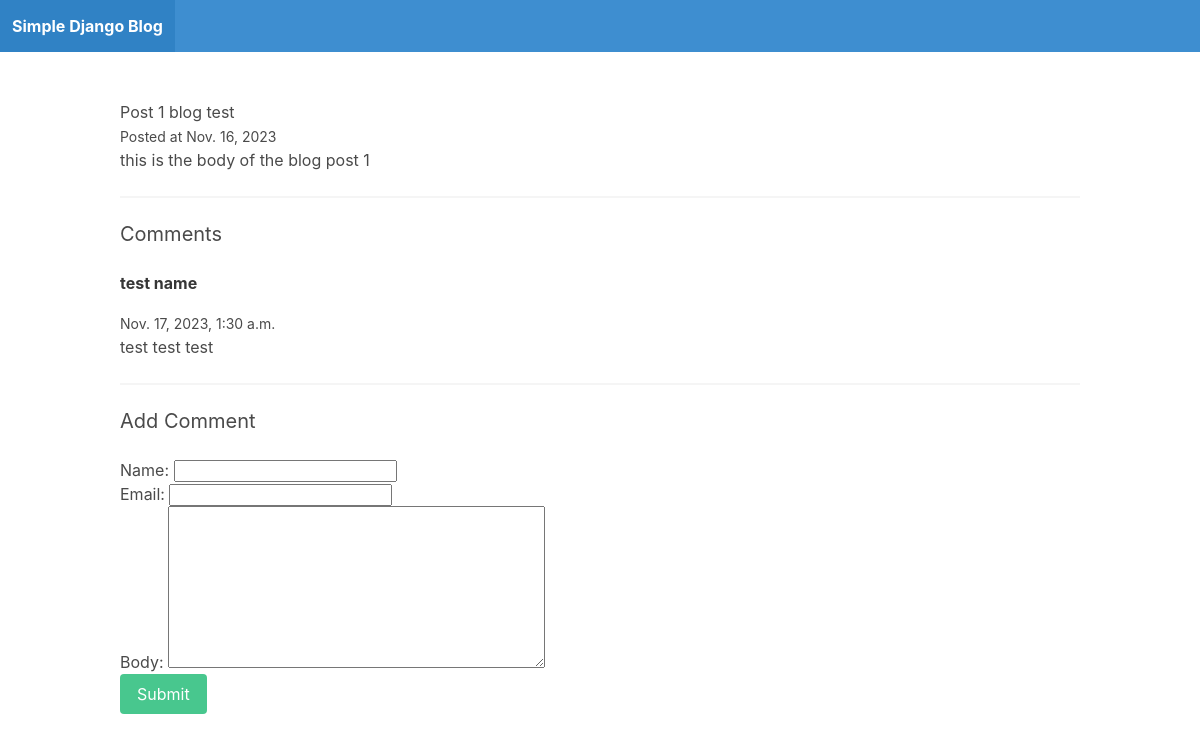
Page /post-1/ on the committed database.
### blog/models.py (models this page shows, shortened)
class Post(models.Model):
    title = models.CharField(max_length=255)
    slug = models.SlugField()
    intro = models.TextField()
    body = models.TextField()
    date_added = models.DateField(auto_now_add=True)
    class Meta:
        ordering = ['-date_added']

class Comment(models.Model):
    post = models.ForeignKey(Post, related_name='comments', on_delete=models.CASCADE)
    name = models.CharField(max_length=255)
    email = models.EmailField()
    body = models.TextField()
    date_added = models.DateTimeField(auto_now_add=True)
    class Meta:
        ordering = ['date_added']

### blog/views.py (the view)
# urls.py: path('<slug:slug>/', post_detail, name="post_detail" ),
def post_detail(request, slug):
    post = Post.objects.get(slug=slug)
    comments = Comment.objects.filter(post=post)
    if request.method == 'POST':
        form = CommentForm(request.POST)
        if form.is_valid():
            comment = form.save(commit=False)
            comment.post = post
            comment.save()
            return redirect('post_detail', slug=post.slug)
    else:
        form = CommentForm()
    return render(request, "blog/post_detail.html", {"post": post, "form": form, "comments": comments})

### blog/forms.py
class CommentForm(forms.ModelForm):
    class Meta:
        model = Comment
        fields = ['name', 'email', 'body']

### blog/templates/blog/post_detail.html (shortened to what this page needs)
{% extends "blog/base.html" %}
{% block content %}
<h1>{{ post.title }}</h1>
<small>Posted at {{ post.date_added }}</small>
<p>{{ post.body }}</p>
<hr>
<h2 class="subtitle">Comments</h2>
{% for comment in comments %}
    <article class="media">
        <div class="media-content">
            <div class="content">
                <p><strong>{{ comment.name }}</strong></p>
                <small>{{ comment.date_added }}</small>
                <p>{{comment.body}}</p>
            </div>
        </div>
    </article>
{% empty %}
    <div class="notification">
        <p>no comments yet</p>
    </div>
{% endfor %}
<hr>
<h2 class="subtitle">Add Comment</h2>
<form method="POST" action=".">
    {{ form.as_p }}
    <div class="field">
        <div class="control">
            <button class="button is-success">Submit</button>
        </div>
    </div>
</form>
{% endblock %}

### rows in the picture
Post: title "Post 1 blog test", date_added "Nov. 16, 2023", body "this is the body of the blog post 1"
Comment: name "test name", date_added "Nov. 17, 2023, 1:30 a.m.", body "test test test"
